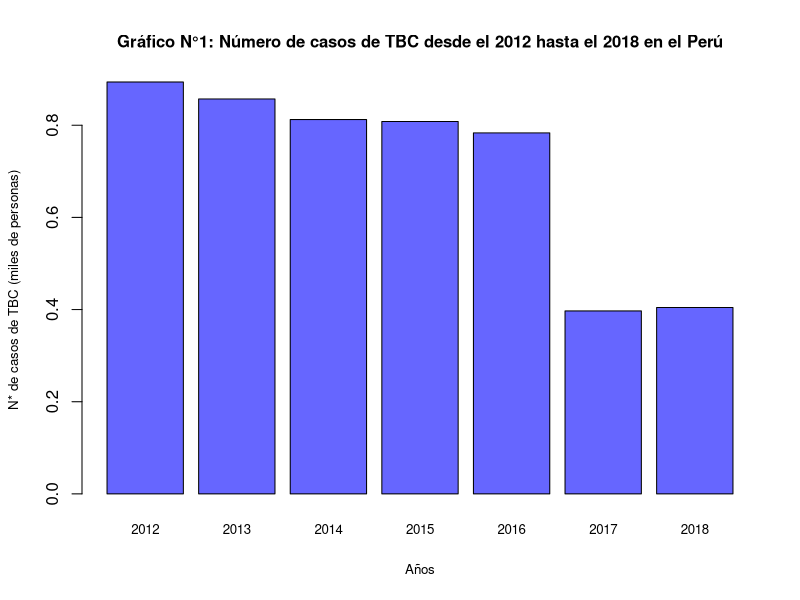
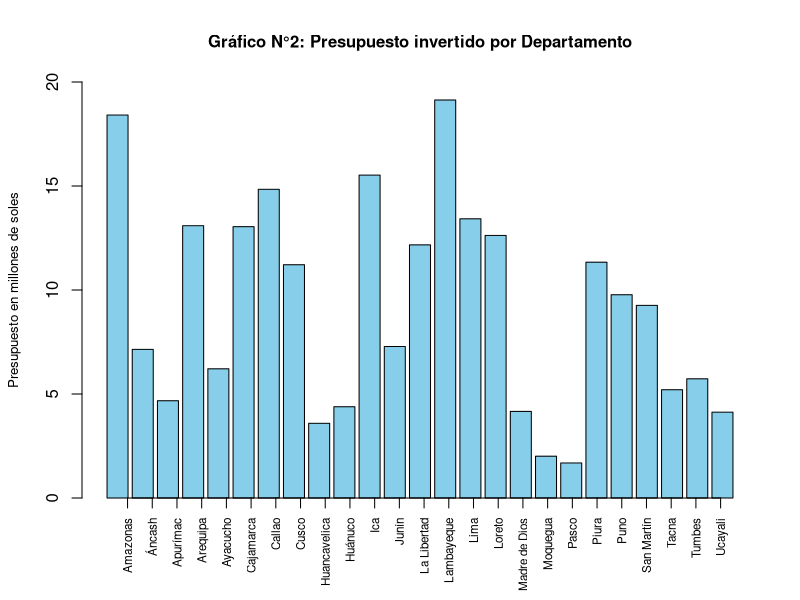
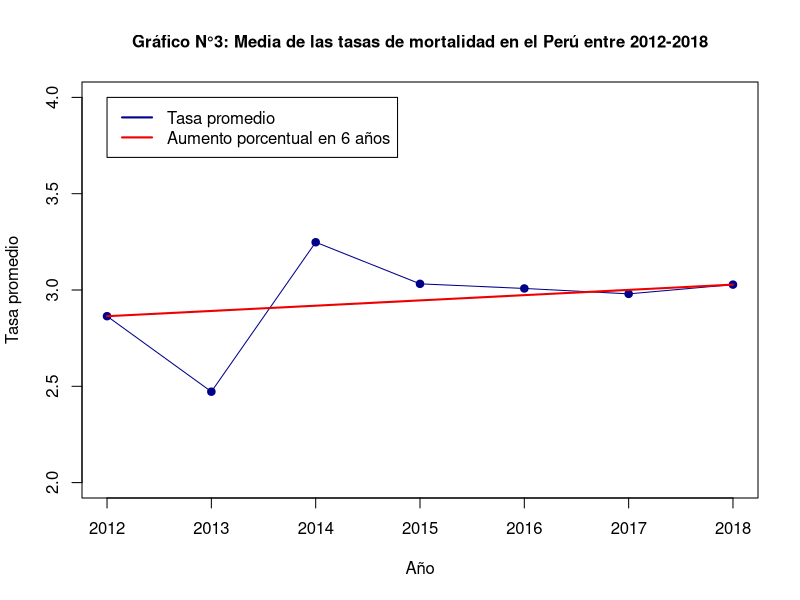
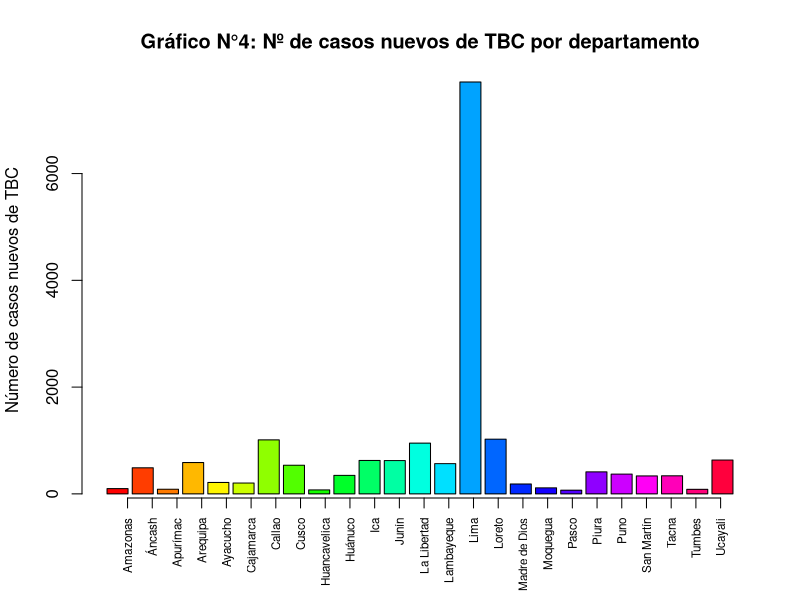
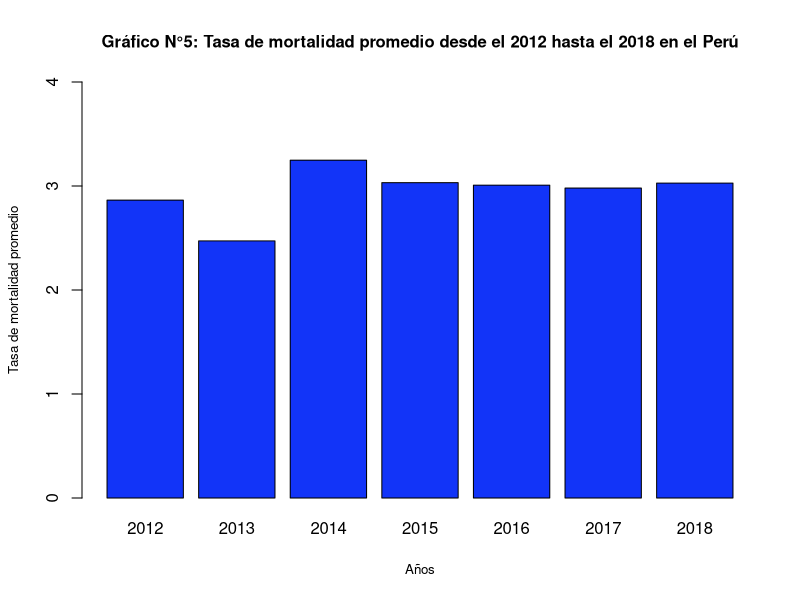
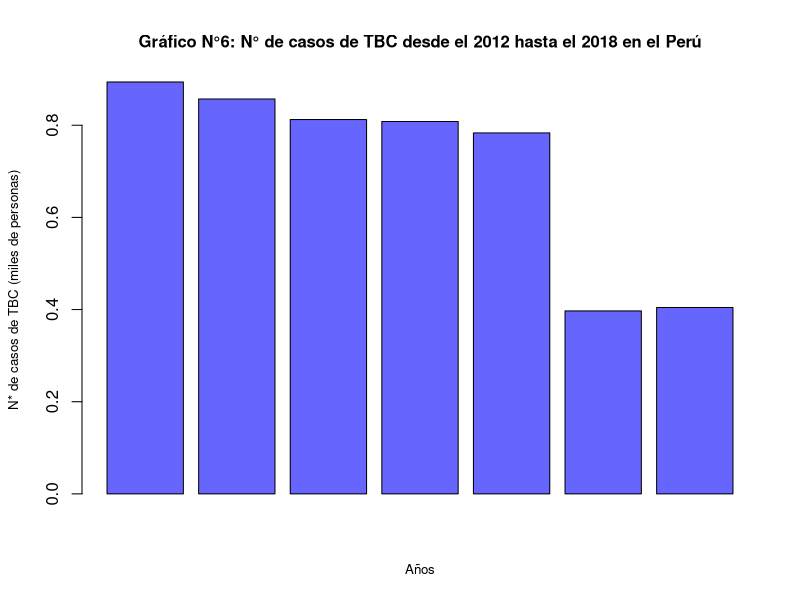
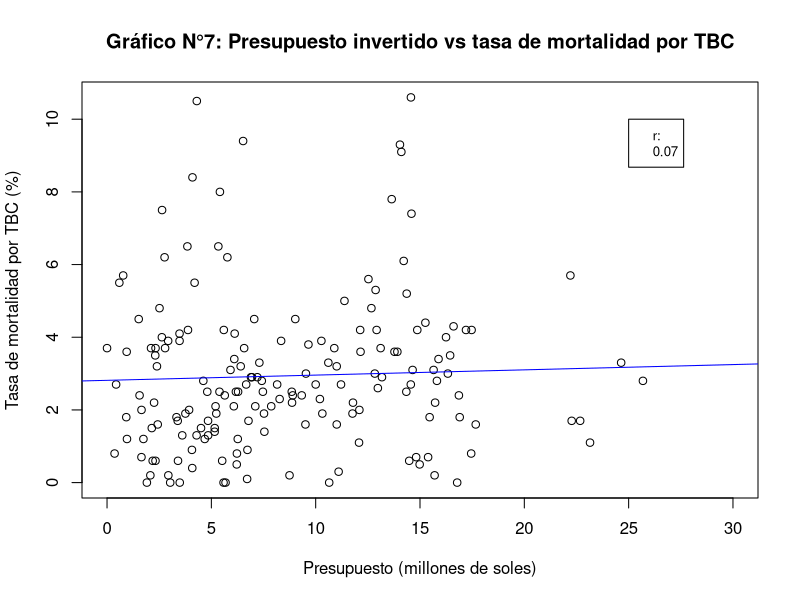
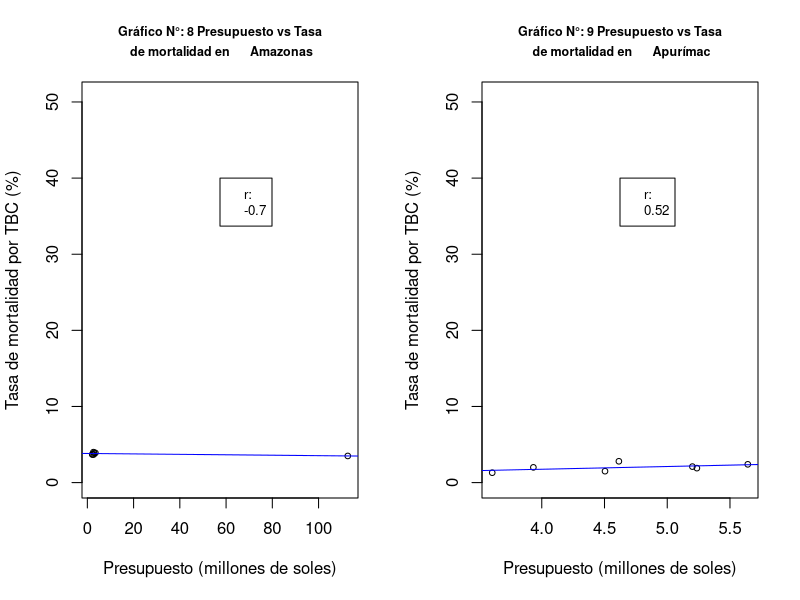

Here is the R script that generated these plots, in order:
## ---- chunk 1
datos <- read.csv(file = "Datos.csv", fileEncoding = "UTF-8")
## ---- chunk 2
x<-0
morbilidad_porr_anho<-c()
anhos<-c()
for (i in 2012:2018){
       x<-x+1
       morbilidad_porr_anho[x]<-mean(datos$Numero.de.casos.Nuevos[datos$Año==i])
       anhos[x]<-i
}
casos <- morbilidad_porr_anho/1000
names(casos)<-anhos
barplot(casos,main="Gráfico N°1: Número de casos de TBC desde el 2012 hasta el 2018 en el Perú"
        ,ylab ="N* de casos de TBC (miles de personas)"
        ,xlab ="Años"
        ,cex.main=1.25
        ,cex.lab=0.8
        ,col = "#6666FF"
        ,cex.main=1
        ,cex.names = 0.8)
## ---- chunk 3
departamentos1<-unique(datos$Departamento)
Departamentos<-datos$Departamento
Morbilidad<-datos$Morbilidad
Presupuesto.orientado<-datos$Presupuesto.para.el.programa.orientado.a.disminuir.la.incidencia.de.TBC.y.VIH
datos4<-data.frame(Departamentos,Morbilidad,Presupuesto.orientado)

Morbilidad2<-c()
Presupuesto.orientado2<-c()
for (i in 1:25){
aux<-sum(datos4$Morbilidad[which(datos4$Departamentos==Departamentos[c(i)])])/7
Morbilidad2<-c(Morbilidad2,aux)
aux2<-sum(datos4$Presupuesto.orientado[which(datos4$Departamentos==Departamentos[c(i)])])/7
Presupuesto.orientado2<-c(Presupuesto.orientado2,aux2)
}

P<-Presupuesto.orientado2/1000000

Departamentos2<-Departamentos[c(1,2,3,4,5,6,7,8,9,10,11,12,13,14,15,16,17,18,19,20,21,22,23,24,25)]
datos5<-data.frame(Departamentos2,Morbilidad2,Presupuesto.orientado2)
barplot(P,main="Gráfico N°2: Presupuesto invertido por Departamento"
        ,ylab = "Presupuesto en millones de soles"
        ,width = 0.85
        ,col = "skyblue"
        ,ylim =c(0,20)
        ,cex.main=1
        ,cex.lab=0.8)
axis(1,at=1:25,labels = departamentos1,las=3,cex.axis=0.7)

## ---- chunk 4
z<-0
tasademortalidadprom<-c()
años<-c()
for(i in 2012:2018){
  z<-z+1
  tasademortalidadprom[z]<- mean(datos$Tasa.de.mortalidad[datos$Año==i])
  años[z]<-i
}
Vs=(seq(from=tasademortalidadprom[1],to=tasademortalidadprom[7],by=(tasademortalidadprom[7]-tasademortalidadprom[1])/6))
plot(y=tasademortalidadprom,x = 2012:2018
     ,main = "Gráfico N°3: Media de las tasas de mortalidad en el Perú entre 2012-2018"
     ,xlab = "Año"
     ,ylab = "Tasa promedio"
     ,ylim = c(2,4)
     ,type ="o"
     ,pch = 19
     ,cex.main=1
     ,col = c("blue4"));
lines(y=Vs,x = 2012:2018, col="red2",lwd=2)
legend(2012,4,legend=c("Tasa promedio","Aumento porcentual en 6 años"),col=c("blue4","red2"),lwd=2)
## ---- chunk 5
Departamentos <-datos[,"Departamento"]
Numero.de.casos.nuevos<-datos[,"Numero.de.casos.Nuevos"]

datos2<-data.frame(Departamentos,Numero.de.casos.nuevos)
Numero.de.casos.nuevos2<-c()
for (i in 1:25)
{
aux<-sum(datos2$Numero.de.casos.nuevos[which(datos2$Departamentos==Departamentos[c(i)])])/7
Numero.de.casos.nuevos2<-c(Numero.de.casos.nuevos2,aux)
}
Departamentos2<-Departamentos[c(1,2,3,4,5,6,7,8,9,10,11,12,13,14,15,16,17,18,19,20,21,22,23,24,25)]
datos3<-data.frame(Departamentos2,Numero.de.casos.nuevos2)

dep<-c("Amazonas","Áncash","Apurímac","Arequipa","Ayacucho","Cajamarca","Callao","Cusco","Huancavelica","Huánuco","Ica","Junín","La Libertad","Lambayeque","Lima","Loreto","Madre de Dios","Moquegua","Pasco","Piura","Puno","San Martín","Tacna","Tumbes","Ucayali")

barplot(datos3$Numero.de.casos.nuevos2,main = "Gráfico N°4: Nº de casos nuevos de TBC por departamento",width=0.85 ,ylab =  "Número de casos nuevos de TBC", col=rainbow(25))
axis(1,at=1:25,labels = dep,las=3,cex.axis=0.7)
## ---- chunk 6

cases<-tasademortalidadprom
names(cases)<-años
barplot(cases,main="Gráfico N°5: Tasa de mortalidad promedio desde el 2012 hasta el 2018 en el Perú"
        ,ylab ="Tasa de mortalidad promedio"
        ,xlab ="Años"
        ,ylim=c(0,4)
        ,cex.main=1
        ,cex.lab=0.8
        ,col = "#1234F8")
## ---- chunk 7

casos <- morbilidad_porr_anho/1000
barplot(casos
        ,main="Gráfico N°6: N° de casos de TBC desde el 2012 hasta el 2018 en el Perú"
        ,ylab ="N* de casos de TBC (miles de personas)"
        ,xlab ="Años"
        ,cex.main=1
        ,cex.lab=0.8
        ,col = "#6666FF")
## ---- chunk 8
Presupuesto_millones<-datos$Presupuesto.para.el.programa.orientado.a.disminuir.la.incidencia.de.TBC.y.VIH/1000000
tasa_mortalidad<-datos$Tasa.de.mortalidad
plot(Presupuesto_millones,tasa_mortalidad 
     ,main="Gráfico N°7: Presupuesto invertido vs tasa de mortalidad por TBC"
     ,ylab="Tasa de mortalidad por TBC (%)"
     ,xlab="Presupuesto (millones de soles)"
     ,xlim=c(0,30))
abline(lm(tasa_mortalidad~Presupuesto_millones), col="blue")
coeficiente_es<-c("r:",round(cor(Presupuesto_millones, tasa_mortalidad),2))
legend(25, 10,legend=c(coeficiente_es),cex=0.8)
## ---- chunk 9
par(mfrow=c(1,2))
x<-7
for (i in 1:length(departamentos1)){
Presupuesto_millones<-datos$Presupuesto.para.el.programa.orientado.a.disminuir.la.incidencia.de.TBC.y.VIH[datos$Departamento==departamentos1[i]]/1000000
tasa_mortalidad<-datos$Tasa.de.mortalidad[datos$Departamento==departamentos1[i]]
cor(Presupuesto_millones, tasa_mortalidad)
coeficiente<-round(cor(Presupuesto_millones, tasa_mortalidad),2)
if(abs(coeficiente)>=0.5){
x<-x+1
nombre_depa<-c(paste("Gráfico N°:",toString(x),"Presupuesto vs Tasa",sep = " "),paste(" de mortalidad en\t", toString(departamentos1[i]),sep = " "))
plot(Presupuesto_millones 
     ,tasa_mortalidad,ylab="Tasa de mortalidad por TBC (%)"
     ,xlab="Presupuesto (millones de soles)"
     ,ylim = c(0,max(datos$Tasa.de.mortalidad)+40)
     ,main=nombre_depa
     ,cex.main=0.75
     ,cex= 0.75)
abline(lm(tasa_mortalidad~Presupuesto_millones), col="blue")
coeficiente_es<-c("r:",coeficiente)
legend((max(Presupuesto_millones)+min(Presupuesto_millones))/2,  40,legend=c(coeficiente_es),cex=0.8)
}}
## ---- chunk 10
Departamentos<-datos$Departamento
Morbilidad<-datos$Morbilidad
Presupuesto.orientado<-datos$Presupuesto.para.el.programa.orientado.a.disminuir.la.incidencia.de.TBC.y.VIH
datos4<-data.frame(Departamentos,Morbilidad,Presupuesto.orientado)
Morbilidad2<-c()
Presupuesto.orientado2<-c()
for (i in 1:25)
{
aux<-sum(datos4$Morbilidad[which(datos4$Departamentos==Departamentos[c(i)])])/7
Morbilidad2<-c(Morbilidad2,aux)
aux2<-sum(datos4$Presupuesto.orientado[which(datos4$Departamentos==Departamentos[c(i)])])/7
Presupuesto.orientado2<-c(Presupuesto.orientado2,aux2)
}
P<-Presupuesto.orientado2/1000000
Departamentos2<-Departamentos[c(1,2,3,4,5,6,7,8,9,10,11,12,13,14,15,16,17,18,19,20,21,22,23,24,25)]
barplot(Morbilidad2,main="Gráfico N°12: Morbilidad de TBC por departamento"
        ,ylab = "Morbilidad de TBC"
        ,width = 0.85
        ,col = "skyblue"
        ,ylim =c(0,12000))
axis(1,at=1:25,labels = departamentos1,las=3,cex.axis=0.7)
abline(h=201,col="red",lwd=1)
barplot(P,main="Gráfico N°13: Presupuesto invertido por departamento"
        ,ylab = "Presupuesto en millones de soles"
        ,width = 0.85
        ,col = "skyblue"
        ,ylim =c(0,20)
        ,cex.main=1)
axis(1,at=1:25,labels = departamentos1,las=3,cex.axis=0.7)
abline(h=5.125517,col="red",lwd=1)
q1<-quantile(P)
q2<-quantile(Morbilidad2)

## ---- chunk 11
dato6<-datos5$Departamentos2[which(datos5$Presupuesto.orientado2<=5125517)]
morb3<-datos5$Morbilidad2[which(datos5$Presupuesto.orientado2<=5125517)]
## ---- chunk 12
barplot(morb3,main="Gráfico N°14: Morbilidad de departamentos con bajo presupuesto"
        ,ylab = "Morbilidad"
        ,width = 0.85
        ,col = "skyblue"
        ,ylim =c(0,1000)
        ,cex.axis = 0.85
        ,cex.names = 0.8
        ,cex.main=1)
axis(1,at=1:7,labels = dato6,las=3,cex.axis=0.7)
abline(h=median(Morbilidad2),col="blue",lwd=1)
abline(h=201,col="red",lwd=1)
abline(h=mean(morb3),col="green",lwd=1)
legend(0,1000,legend=c("mediana\nde morbilidad"),col=c("blue"),lwd=1,cex=0.8)
legend(2,1000,legend=c("primer cuartil\nde morbilidad"),col=c("red"),lwd=1,cex=0.8)
legend(4,1000,legend=c("media de morbilidad de departamentos\n con menor presupuesto"),col=c("green"),lwd=1,cex=0.8)
## ---- chunk 13
plot(x=datos$Numero.de.casos.Nuevos,y=datos$Presupuesto.para.el.programa.orientado.a.disminuir.la.incidencia.de.TBC.y.VIH
     ,xlab = "Número de casos nuevos por departamento"
     ,ylab = "Presupuesto por departamento"
     ,main = "Gráfico N°15: Presupuesto invertido VS. Número de casos nuevos"
     ,cex.main=1)
plot(x = datos$Numero.de.casos.Nuevos,y = datos$Presupuesto.para.el.programa.orientado.a.disminuir.la.incidencia.de.TBC.y.VIH
     ,ylim = c(0,3*10^7),xlim=c(0,1250)
     ,xlab = "Número de casos nuevos por departamento"
     ,ylab = "Presupuesto por departamento"
     ,main = "Gráfico N°16: Presupuesto invertido VS. Número de casos nuevos (ampliado)"
     ,cex.main=1)
